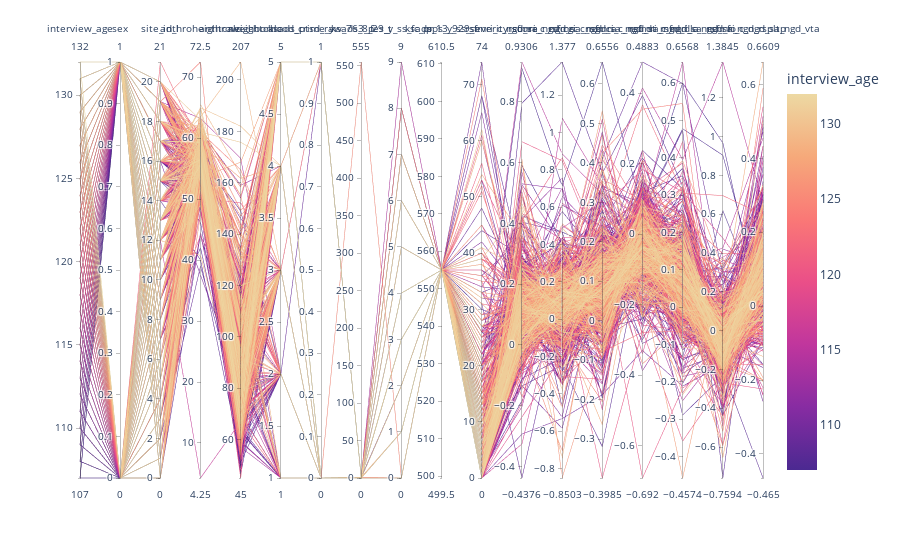

Here is the notebook cell this chart was saved with:
### Markdown cell above
3. Simultaneously plot multiple variables

### Code cell
subset_df_numerical = subset_df.copy()
subset_df_numerical.sex = subset_df.sex.astype("category").cat.codes
subset_df_numerical.site_id_l = subset_df.site_id_l.astype("category").cat.codes
fig = px.parallel_coordinates(subset_df_numerical, color="interview_age", 
                              dimensions=["interview_age", "sex"] + data_elements_of_interest,
                              color_continuous_scale=px.colors.sequential.Agsunset,)
                              #color_continuous_midpoint=2)
fig.show()

### Figure 1 — Plotly figure (JSON) as saved in the notebook; plotly's stock layout.template omitted (floating-point values rounded to 4 significant figures; data arrays with more than 128 entries replaced by an {"elided": "..."} marker saying what was removed)
{"data": [{"dimensions": [{"label": "interview_age", "values": {"elided": "1000 int values"}}, {"label": "sex", "values": {"elided": "1000 int values"}}, {"label": "site_id_l", "values": {"elided": "1000 int values"}}, {"label": "anthroheightcalc", "values": {"elided": "1000 float values"}}, {"label": "anthroweightcalc", "values": {"elided": "1000 float values"}}, {"label": "neighborhood_crime_y", "values": {"elided": "1000 int values"}}, {"label": "ksads_ptsd_raw_763_p", "values": {"elided": "1000 int values"}}, {"label": "ksads_8_29_t", "values": {"elided": "1000 int values"}}, {"label": "fes_y_ss_fc_pr", "values": {"elided": "1000 int values"}}, {"label": "ksads_13_929_t", "values": {"elided": "1000 int values"}}, {"label": "pps_y_ss_severity_score", "values": {"elided": "1000 int values"}}, {"label": "rsfmri_c_ngd_sa_ngd_cgc", "values": {"elided": "1000 float values"}}, {"label": "rsfmri_c_ngd_sa_ngd_ca", "values": {"elided": "1000 float values"}}, {"label": "rsfmri_c_ngd_sa_ngd_dt", "values": {"elided": "1000 float values"}}, {"label": "rsfmri_c_ngd_sa_ngd_dla", "values": {"elided": "1000 float values"}}, {"label": "rsfmri_c_ngd_sa_ngd_fo", "values": {"elided": "1000 float values"}}, {"label": "rsfmri_c_ngd_sa_ngd_rspltp", "values": {"elided": "1000 float values"}}, {"label": "rsfmri_c_ngd_sa_ngd_vta", "values": {"elided": "1000 float values"}}], "domain": {"x": [0, 1], "y": [0, 1]}, "line": {"color": {"elided": "1000 int values"}, "coloraxis": "coloraxis"}, "name": "", "type": "parcoords"}], "layout": {"autosize": true, "coloraxis": {"colorbar": {"title": {"text": "interview_age"}}, "colorscale": [[0, "rgb(75, 41, 145)"], [0.1667, "rgb(135, 44, 162)"], [0.3333, "rgb(192, 54, 157)"], [0.5, "rgb(234, 79, 136)"], [0.6667, "rgb(250, 120, 118)"], [0.8333, "rgb(246, 169, 122)"], [1, "rgb(237, 217, 163)"]]}, "legend": {"tracegroupgap": 0}, "margin": {"t": 60}}}
